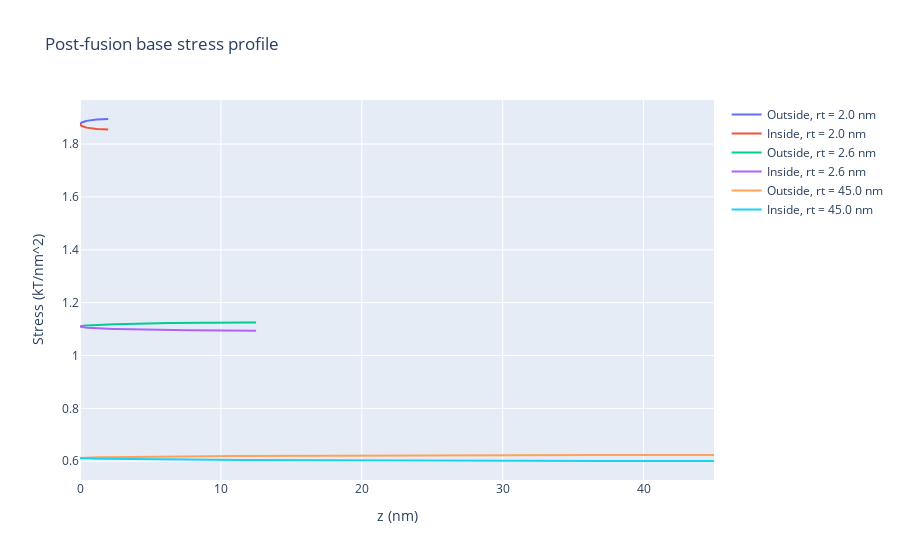
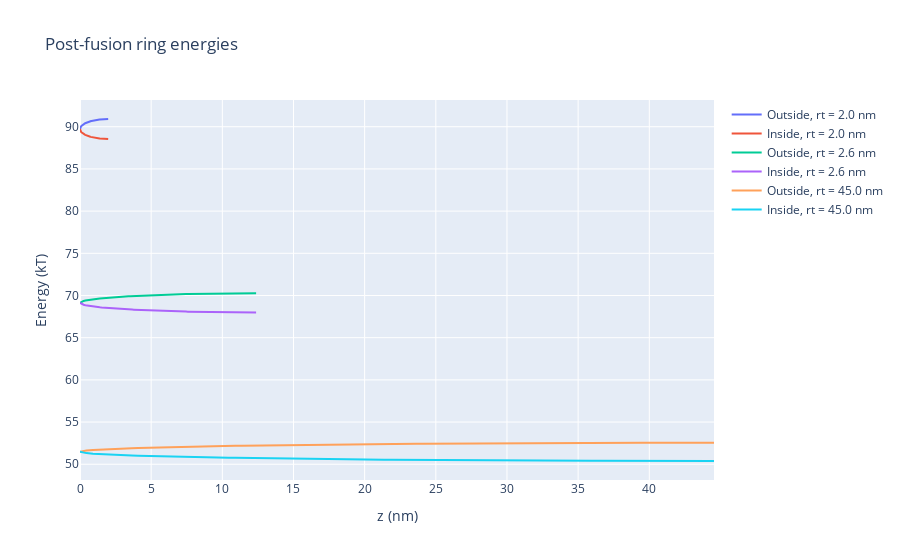
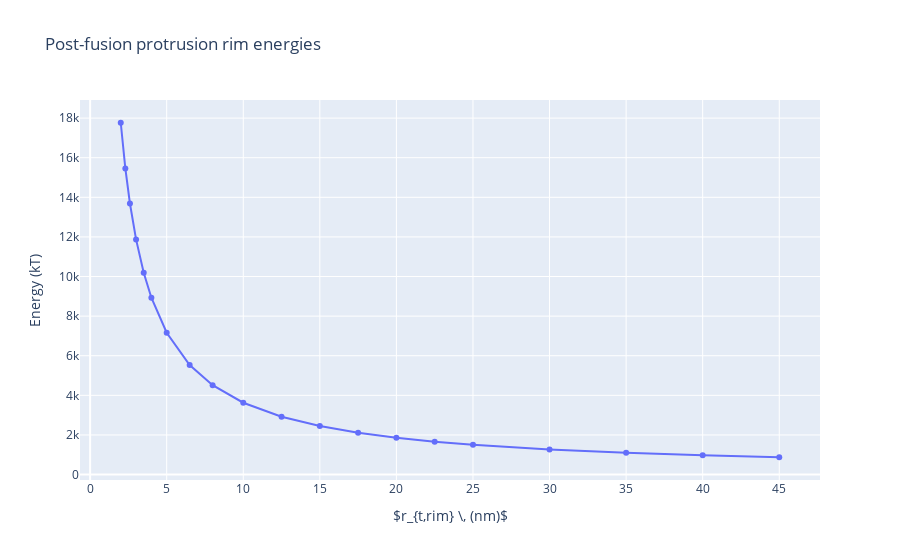

Notebook cell for these charts, in order:
### Markdown cell above
Validation of my "simulation parameter" validation:
- Dividing the z axis in to 1+Rt*n steps.  Choosing n=4 appears to be quite sufficient.  The final figure for GPre changes only slightly for n=2-->4, and there is no meaningful difference from n=4-->1000
    - Pass!

## Computation: post-fusion base rim via z-axis Riemann sum in cylindrical coordinates + toroidal pore in bulk

*Caution: It is tempting to apply Christoph and Rob's (2011 paper) solution for conical pores to this situation.  However, we cannot.  Their conical set-up requires an imagined vertex that the membrane would converge to.  On the other hand, my cylindrical set-up is at a 90 degree rotation (where 0 is a perfectly flat membrane) and would only have such a vertex if the tube radius was infinitely thin.  We must therefore calculate this via direct application of toroidal geometry.*

This method poses the problem that each location on the z axis corresponds to 2 angles (except at the end).  However, we can use the same trigonometric method that we used in the previous section:

$u_{rim} = \left\{ \pi - arcsin \left(\frac{R_t - z}{R_t} \right) \cup arcsin \left(\frac{R_t - z}{R_t} \right) \right\}$

Note that this will double-count $u_{rim} = \pi/2$, but that shouldn't be a huge problem since its contribution will be small compared to the whole.

### Code cell
zSteps = 100
zRim = [np.linspace(0,rim_rt[0],num=zSteps)] # nm
for rt in range(1,rim_rt.size):
    zRim.append(np.linspace(0,rim_rt[rt],num=zSteps))

uRim = np.zeros((rim_rt.size,zSteps,2)) # radians
    # rim tube angle for each rim_rt as a function of z where uRim1 = 0 is 
    # defined as pointing outward on the bisecting transverse plane
    # 3rd dimension to acct for the fact that each z has a u for the inner 
    # surface and a u for the outer surface

kRim = np.zeros((rim_rt.size,zSteps,2)) # 1/nm; curv for each angle u on rim
    # curvature for each rim_rt value at each zRim along the rim surface
stressRim = np.zeros((rim_rt.size,zSteps,2)) # kT/nm^2; stress at each point
GRingPost = np.zeros((rim_rt.size,zSteps-1,2)) # kT; G_b of each ring
    # zRim.size-1 since Reimann summing reduces num of elements by 1
GPost = np.zeros(rim_rt.size)

#First calculate the relevant angles
for rt in range(0,rim_rt.size):
    for z in range(0,zSteps):
        uRim[rt,z,0] = np.arcsin((rim_rt[rt]-zRim[rt][z])/rim_rt[rt])  # Outside of torus
        uRim[rt,z,1] = np.pi - np.arcsin((rim_rt[rt]-zRim[rt][z])/rim_rt[rt])  # Inside of torus
        
#Second calculate the curvatures
for rt in range(0,rim_rt.size):
    for z in range(0,zSteps):
        kRim[rt,z,0] = torusCircCurv(R0,rim_rt[rt],uRim[rt,z,0])
        kRim[rt,z,1] = torusCircCurv(R0,rim_rt[rt],uRim[rt,z,1])
#print(kRim)

#Next calculate the "stress" (energy per unit area) profile
for rt in range(0,rim_rt.size):
    for z in range(0,zSteps):
        stressRim[rt,z,0] = helfrichStress(kRim[rt,z,0],1/rim_rt[rt],Kb)
        stressRim[rt,z,1] = helfrichStress(kRim[rt,z,1],1/rim_rt[rt],Kb)
            # NOT Kb*2 since only a single bilayer bending now

# Now find the energy of the discrete uRim rings via left Riemann sum
# To do so, we first must find the radii of the inner rings and the outer rings
R1Out = np.zeros((rim_rt.size,zSteps))
R1In = np.zeros((rim_rt.size,zSteps))
for rt in range(0,rim_rt.size):
    for z in range(0,zSteps):
        R1Out[rt,z] = R0 + rim_rt[rt] + np.sqrt(1-((rim_rt[rt]-zRim[rt][z])/rim_rt[rt])**2) #out
        R1In[rt,z] = R0 + rim_rt[rt] - np.sqrt(1-((rim_rt[rt]-zRim[rt][z])/rim_rt[rt])**2) #in
            #Dist from z axis to membrane at given z (using trig a identity)
# Now we'll find the energy of each ring via left Riemann sum
for rt in range(0,rim_rt.size):
    for z in range(0,zSteps-1):
        # Stress per ring by finding cylindrical wall area * ring stress
        GRingPost[rt,z,0] = np.pi * 2*R1Out[rt,z] * (zRim[rt][1]-zRim[rt][0]) * stressRim[rt,z,0]
        GRingPost[rt,z,1] = np.pi * 2*R1In[rt,z] * (zRim[rt][1]-zRim[rt][0]) * stressRim[rt,z,1]

# Finally, add up all the rings' energies to get the total energy
for rt in range(0,rim_rt.size):
    for z in range(0,zSteps-1):
        GPost[rt] += GRingPost[rt,z,0] + GRingPost[rt,z,1]

#--------------------------------------------------------------------------------------------
# Graph the results
#--------------------------------------------------------------------------------------------
stressPlot = go.Figure()
stressPlot.add_trace(go.Scatter(x=zRim[0], y=stressRim[0,:,0], mode='lines', 
                                name='Outside, rt = {0} nm'.format(rim_rt[0])))
stressPlot.add_trace(go.Scatter(x=zRim[0], y=stressRim[0,:,1], mode='lines', 
                                name='Inside, rt = {0} nm'.format(rim_rt[0])))
stressPlot.add_trace(go.Scatter(x=zRim[round((rim_rt.size-1)/2)], y=stressRim[2,:,0], mode='lines', 
                                name='Outside, rt = {0} nm'.format(rim_rt[2])))
stressPlot.add_trace(go.Scatter(x=zRim[round((rim_rt.size-1)/2)], y=stressRim[2,:,1], mode='lines', 
                                name='Inside, rt = {0} nm'.format(rim_rt[2])))
stressPlot.add_trace(go.Scatter(x=zRim[rim_rt.size-1], y=stressRim[4,:,0], mode='lines', 
                                name='Outside, rt = {0} nm'.format(rim_rt[rim_rt.size-1])))
stressPlot.add_trace(go.Scatter(x=zRim[rim_rt.size-1], y=stressRim[4,:,1], mode='lines', 
                                name='Inside, rt = {0} nm'.format(rim_rt[rim_rt.size-1])))
stressPlot.update_layout(title="Post-fusion base stress profile",
                        xaxis_title="z (nm)", yaxis_title="Stress (kT/nm^2)")
stressPlot.show()

ringGPlot = go.Figure()
ringGPlot.add_trace(go.Scatter(x=zRim[0], y=GRingPost[0,:,0], mode='lines', 
                               name='Outside, rt = {0} nm'.format(rim_rt[0])))
ringGPlot.add_trace(go.Scatter(x=zRim[0], y=GRingPost[0,:,1], mode='lines', 
                               name='Inside, rt = {0} nm'.format(rim_rt[0])))
ringGPlot.add_trace(go.Scatter(x=zRim[round((rim_rt.size-1)/2)], y=GRingPost[2,:,0], mode='lines', 
                               name='Outside, rt = {0} nm'.format(rim_rt[2])))
ringGPlot.add_trace(go.Scatter(x=zRim[round((rim_rt.size-1)/2)], y=GRingPost[2,:,1], mode='lines', 
                               name='Inside, rt = {0} nm'.format(rim_rt[2])))
ringGPlot.add_trace(go.Scatter(x=zRim[rim_rt.size-1], y=GRingPost[4,:,0], mode='lines', 
                               name='Outside, rt = {0} nm'.format(rim_rt[rim_rt.size-1])))
ringGPlot.add_trace(go.Scatter(x=zRim[rim_rt.size-1], y=GRingPost[4,:,1], mode='lines', 
                               name='Inside, rt = {0} nm'.format(rim_rt[rim_rt.size-1])))
ringGPlot.update_layout(title="Post-fusion ring energies",
                        xaxis_title="z (nm)", yaxis_title="Energy (kT)")
ringGPlot.show()

postGPlot = go.Figure()
postGPlot.add_trace(go.Scatter(x=rim_rt, y=GPost, mode='markers + lines'))
postGPlot.update_layout(title="Post-fusion protrusion rim energies",
                        xaxis_title="$r_{t,rim} \\, (nm)$", yaxis_title="Energy (kT)")
postGPlot.show()

print("Total Gb of post-fusion protrusion rim in kT = ",GPost)
